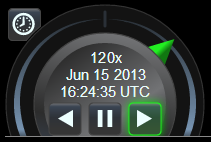
#> input picture 5b_virtual_globe/Documentation/Images/AnimationWidget.png, 211 x 142 px, found by its file name; its folder holds only this picture in this run
$ python supervisely_extract_characters.py
#> lines starting #> are read from the running program, lines starting #| are printed output that depends on the picture
#> in extract_characters, image is the input picture: PIL image 211x142 RGB; mean R, G, B 49.6, 55.9, 53.4
'''
crops images and masks to a square bounding box containing the figure as well as
transforms the skeleton points. the code is taken from an instance segmentation project,
therefore it is a bit more complicated than needed
'''
import os
import json
from PIL import Image
import tensorflow as tf
import numpy as np
import argparse
import shutil
import math

parser = argparse.ArgumentParser()
parser.add_argument("--tmp_folder", default=r"E:\CNN\implicit_functions\characters\tmp")
parser.add_argument("--out_folder", default=r"E:\CNN\implicit_functions\characters\output")
parser.add_argument("--sub_folders", default="")
args = parser.parse_args()

input_folder = args.tmp_folder
output_folder = args.out_folder
subfolder_names = None if args.sub_folders == "" else args.sub_folders.split("|")

target_size = (600, 600)


def mkdir_if_not_exists(path):
    return os.makedirs(path, exist_ok=True)


# [47 lines left out: functions shift_keypoints, scale_keypoints, rect_to_square, filter_keypoints, not called in this run]


def get_body_part_instances(mask_file_path, keypoint_file_path):
    body_part_instances = []
    bboxes = []
    instance_mask_images = []

    mask_map_image = Image.open(mask_file_path)
    instances_image = mask_map_image.getchannel(0)
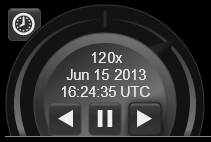
#> instances_image: PIL image 211x142 L; min 0, max 237, mean 49.6
    body_parts_image = mask_map_image.getchannel(1)
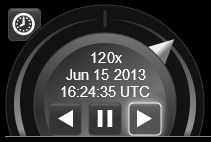
#> body_parts_image: PIL image 211x142 L; min 0, max 255, mean 55.9

#> (the run stopped early here; a loop or call above may not have finished)

$ run again, on 5b_virtual_globe/Documentation/Images/Billboard.setColor.Alpha255.png
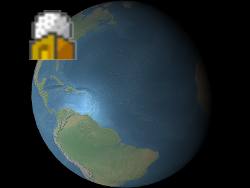
#> input picture 5b_virtual_globe/Documentation/Images/Billboard.setColor.Alpha255.png, 250 x 188 px, found by its file name
#> in extract_characters, image is the input picture: PIL image 250x188 RGB; mean R, G, B 37.7, 48.7, 51
#> in get_body_part_instances, `instances_image = mask_map_image.getchannel(0)`:
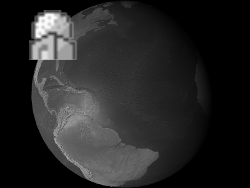
#> instances_image: PIL image 250x188 L; min 0, max 255, mean 37.7
#> in get_body_part_instances, `body_parts_image = mask_map_image.getchannel(1)`:
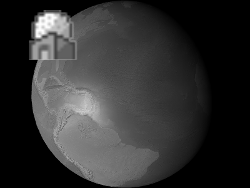
#> body_parts_image: PIL image 250x188 L; min 0, max 255, mean 48.7

$ run again, on 5b_virtual_globe/Documentation/Images/Billboard.setEyeOffset.one.png
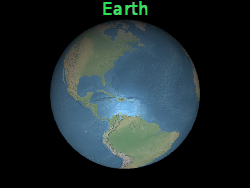
#> input picture 5b_virtual_globe/Documentation/Images/Billboard.setEyeOffset.one.png, 250 x 188 px, found by its file name
#> in extract_characters, image is the input picture: PIL image 250x188 RGB; mean R, G, B 29.2, 39.8, 42.4
#> in get_body_part_instances, `instances_image = mask_map_image.getchannel(0)`:
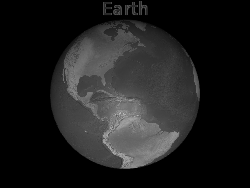
#> instances_image: PIL image 250x188 L; min 0, max 189, mean 29.2
#> in get_body_part_instances, `body_parts_image = mask_map_image.getchannel(1)`:
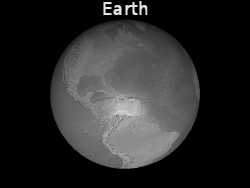
#> body_parts_image: PIL image 250x188 L; min 0, max 227, mean 39.8

$ run again, on 5b_virtual_globe/Documentation/Images/Billboard.setEyeOffset.two.png
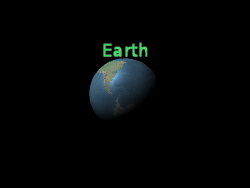
#> input picture 5b_virtual_globe/Documentation/Images/Billboard.setEyeOffset.two.png, 250 x 188 px, found by its file name
#> in extract_characters, image is the input picture: PIL image 250x188 RGB; mean R, G, B 3.6, 5.5, 5.5
#> in get_body_part_instances, `instances_image = mask_map_image.getchannel(0)`:
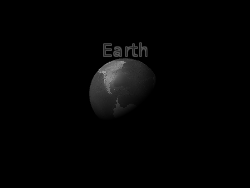
#> instances_image: PIL image 250x188 L; min 0, max 161, mean 3.6
#> in get_body_part_instances, `body_parts_image = mask_map_image.getchannel(1)`:
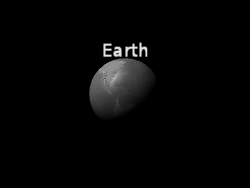
#> body_parts_image: PIL image 250x188 L; min 0, max 227, mean 5.5
